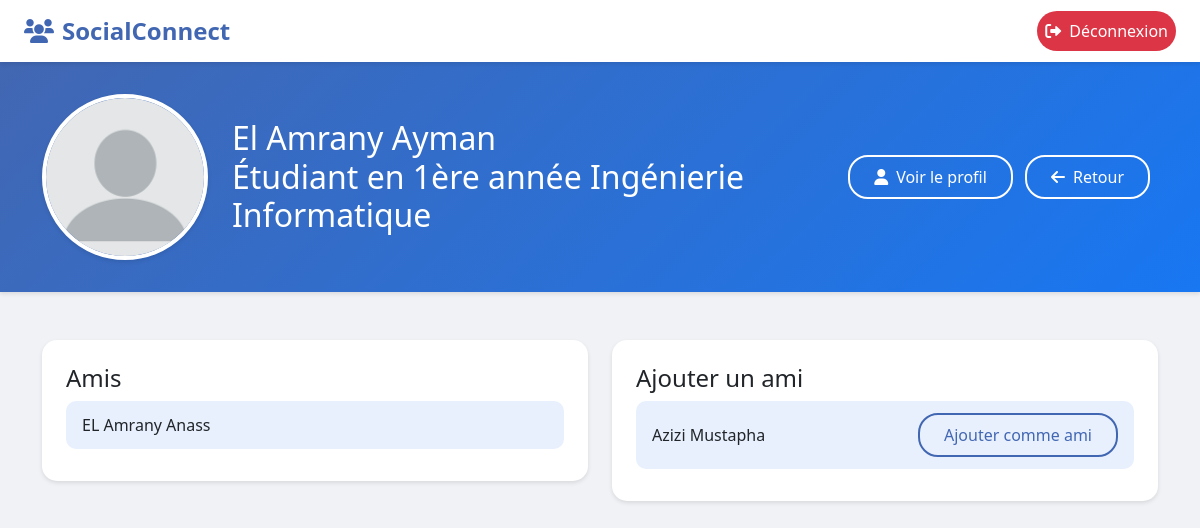
/ajouter/ (signed in), run on an earlier commit of the app's database.
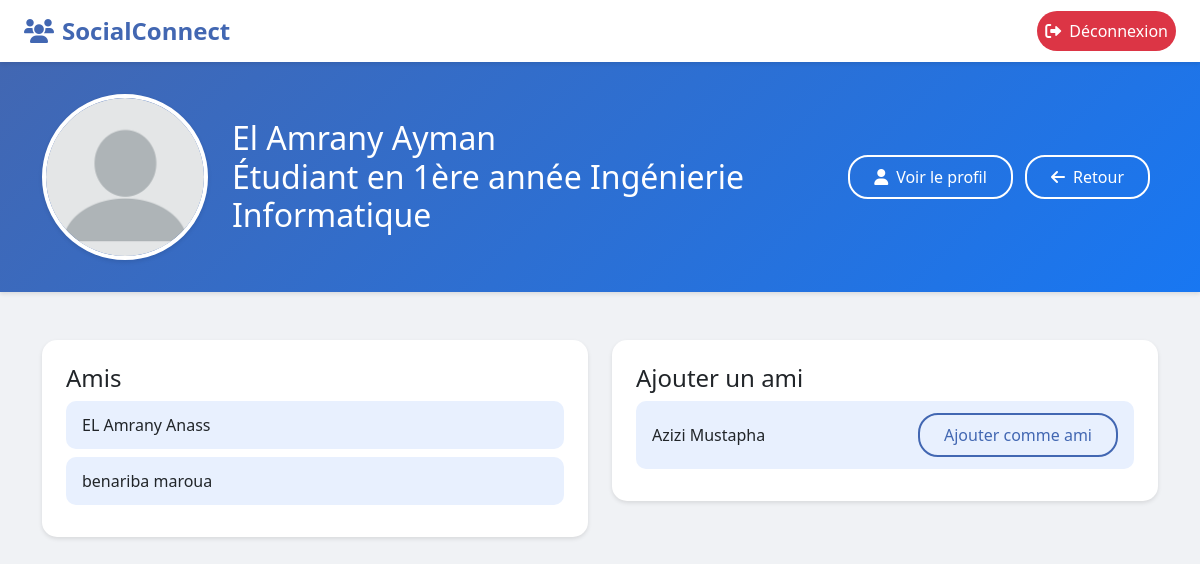
And on a later commit of the database.
### Monface/models.py (models this page shows, shortened)
class Person(models.Model):
    name = models.CharField(max_length=30)
    prenom = models.CharField(max_length=32)
    date_naissance = models.DateField()
    email = models.EmailField(unique=True)
    tlf = models.CharField(max_length=20)
    password = models.CharField(max_length=302)
    Amis = models.ManyToManyField('self', symmetrical=True, blank=True)
    faculty = models.ForeignKey('Faculty', on_delete=models.CASCADE)

### Monface/views.py (the view, shortened to what this page needs)
# urls.py: path('ajouter/', views.ajouter, name='ajouter'),
def ajouter(request):
    logged_user = get_logged_user_from_request(request)
    if not logged_user:
        return redirect('/login')
    statut_message = ""  # Vous pouvez définir le statut ici si nécessaire
    if isinstance(logged_user, Student):
        if logged_user.annee == 1:
                statut_message = f"Étudiant en 1ère année {logged_user.cursus.titre}"
        elif logged_user.annee == 2:
                statut_message = f"Étudiant en 2ème année {logged_user.cursus.titre}"
        elif logged_user.annee == 3:
                statut_message = f"Étudiant en 3ème année {logged_user.cursus.titre}"
        else:
                statut_message = f"Étudiant en {logged_user.annee}ème année {logged_user.cursus.titre}"
    elif isinstance(logged_user, Employee):
            statut_message = f"Employé(e) en tant que {logged_user.job.titre} au campus {logged_user.campus.nom}"
    amis = logged_user.Amis.all()
    personnes = Person.objects.exclude(id__in=amis).exclude(id=logged_user.id)
    return render(request, 'ajout_ami.html', {
        'logged_user': logged_user,
        'amis': amis,
        'personnes': personnes,
        'statut_message': statut_message,  # Passer le statut
    })

### Monface/views.py (called while the page is built)
def get_logged_user_from_request(request):
    if 'logged_user_id' in request.session:
        logged_user_id = request.session['logged_user_id']
        if len(Student.objects.filter(id=logged_user_id))==1 :
             return Student.objects.get(id=logged_user_id)
        elif len(Employee.objects.filter(id=logged_user_id))==1 :
            return Employee.objects.get(id=logged_user_id)
        else :
            return None
    else :
        return None

### templates/ajout_ami.html (shortened to what this page needs)
<!DOCTYPE html>
<html lang="fr">
<head>
    <link href="https://cdn.jsdelivr.net/npm/bootstrap@5.3.0/dist/css/bootstrap.min.css" rel="stylesheet">
    <link href="https://cdnjs.cloudflare.com/ajax/libs/font-awesome/6.0.0/css/all.min.css" rel="stylesheet">
</head>
<body>
    <nav class="navbar navbar-expand-lg navbar-light sticky-top">
        <div class="container-fluid px-4">
            <a class="navbar-brand" href="{% url 'welcome' %}">
                <i class="fas fa-users me-2"></i>SocialConnect
            </a>
            <div class="collapse navbar-collapse" id="navbarNav">
                <ul class="navbar-nav ms-auto">
                    <li class="nav-item">
                        <a class="nav-link btn-logout" href="{% url 'logout' %}">
                            <i class="fas fa-sign-out-alt me-2"></i>Déconnexion
                        </a>
                    </li>
                </ul>
            </div>
        </div>
    </nav>
    <div class="profile-section">
        <div class="container">
            <div class="row align-items-center">
                <div class="col-md-2">
                    <img src="../static/Images/blank-profile-picture.png" alt="Profile" class="img-fluid profile-image">
                </div>
                <div class="col-md-6">
                    <h2 class="mb-0">{{ logged_user.name }} {{ logged_user.prenom }}</h2>
                    <h2 class="mb-0">{{ statut_message }}</h2>
                </div>
                <div class="col-md-4 text-end">
                    <a href="{% url 'profil' %}" class="btn btn-custom me-2">
                        <i class="fas fa-user me-2"></i>Voir le profil
                    </a>
                    <a href="{% url 'welcome' %}" class="btn btn-custom me-2">
                        <i class="fas fa-arrow-left me-2"></i>Retour
                    </a>
                </div>
            </div>
        </div>
    </div>
    <div class="container mt-5">
        <div class="row">
            <div class="col-md-6">
                <div class="friends-section">
                    <h4>Amis</h4>
                    <ul class="list-group">
                        {% for ami in amis %}
                            <li class="list-group-item">
                                {{ ami.name }} {{ ami.prenom }}
                            </li>
                        {% empty %}
                            <p>Aucun ami ajouté.</p>
                        {% endfor %}
                    </ul>
                </div>
            </div>
            <div class="col-md-6">
                <div class="friends-section">
                    <h4>Ajouter un ami</h4>
                    <ul class="list-group">
                        {% for personne in personnes %}
                            <li class="list-group-item d-flex justify-content-between align-items-center">
                                {{ personne.name }} {{ personne.prenom }}
                                <form method="POST" action="{% url 'send_friend_request' %}" class="friend-request-form">
                                    <button type="submit" class="btn add-friend-button">Ajouter comme ami</button>
                                </form>
                            </li>
                        {% empty %}
                            <p>Aucune personne disponible.</p>
                        {% endfor %}
                    </ul>
                </div>
            </div>
        </div>
    </div>
</body>
</html>

What changed in the data, as far as the page shows it:
added Person: name "benariba", prenom "maroua", shown under "Amis"
